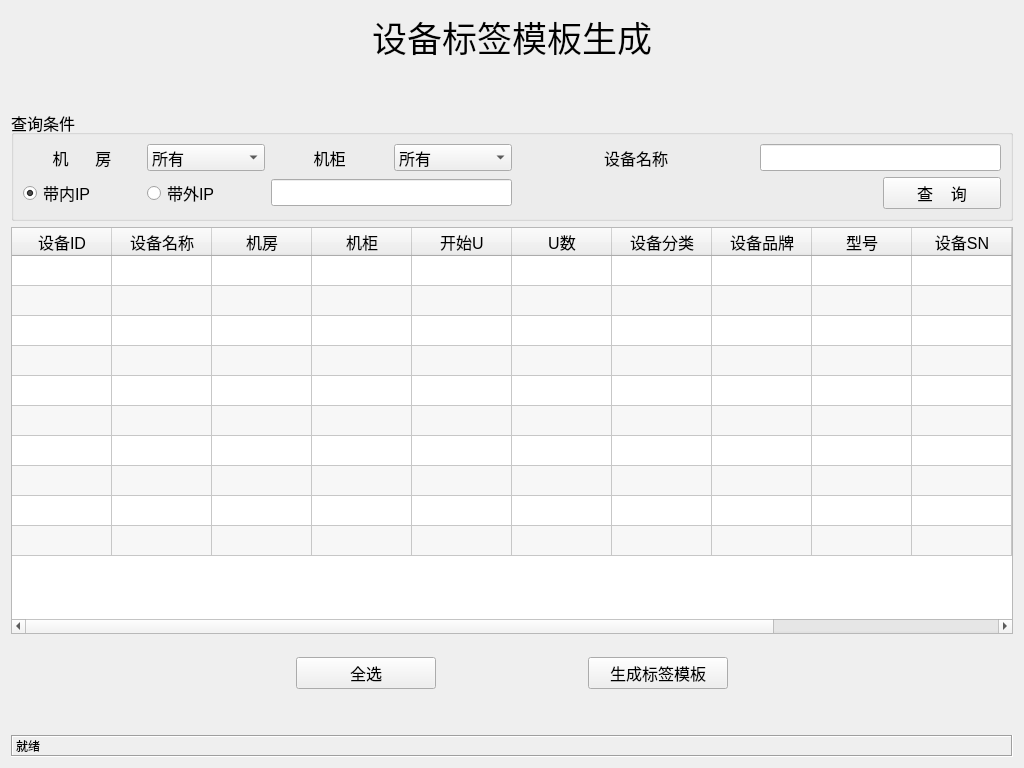
<?xml version="1.0" encoding="UTF-8"?>
<ui version="4.0">
 <class>form_create</class>
 <widget class="QWidget" name="form_create">
  <property name="geometry">
   <rect>
    <x>0</x>
    <y>0</y>
    <width>1024</width>
    <height>768</height>
   </rect>
  </property>
  <property name="windowTitle">
   <string>设备标签模板生成</string>
  </property>
  <layout class="QHBoxLayout" name="horizontalLayout_2">
   <item>
    <layout class="QGridLayout" name="gridLayout_2" rowstretch="1,1,2,10,0,1,0,0" columnstretch="2,1,1,1,2">
     <item row="1" column="1">
      <spacer name="verticalSpacer_2">
       <property name="orientation">
        <enum>Qt::Vertical</enum>
       </property>
       <property name="sizeHint" stdset="0">
        <size>
         <width>20</width>
         <height>13</height>
        </size>
       </property>
      </spacer>
     </item>
     <item row="2" column="0" colspan="5">
      <widget class="QGroupBox" name="groupBox">
       <property name="sizePolicy">
        <sizepolicy hsizetype="Preferred" vsizetype="Preferred">
         <horstretch>0</horstretch>
         <verstretch>0</verstretch>
        </sizepolicy>
       </property>
       <property name="font">
        <font>
         <pointsize>12</pointsize>
        </font>
       </property>
       <property name="styleSheet">
        <string notr="true"/>
       </property>
       <property name="title">
        <string>查询条件</string>
       </property>
       <property name="flat">
        <bool>false</bool>
       </property>
       <property name="checkable">
        <bool>false</bool>
       </property>
       <layout class="QHBoxLayout" name="horizontalLayout">
        <item>
         <layout class="QGridLayout" name="gridLayout" columnstretch="1,1,1,1,0,1,1">
          <item row="0" column="4">
           <widget class="QLabel" name="label_3">
            <property name="sizePolicy">
             <sizepolicy hsizetype="Preferred" vsizetype="Preferred">
              <horstretch>2</horstretch>
              <verstretch>0</verstretch>
             </sizepolicy>
            </property>
            <property name="text">
             <string>设备名称</string>
            </property>
            <property name="alignment">
             <set>Qt::AlignCenter</set>
            </property>
           </widget>
          </item>
          <item row="1" column="6">
           <widget class="QPushButton" name="bt_select">
            <property name="sizePolicy">
             <sizepolicy hsizetype="Minimum" vsizetype="Fixed">
              <horstretch>0</horstretch>
              <verstretch>0</verstretch>
             </sizepolicy>
            </property>
            <property name="text">
             <string>查    询</string>
            </property>
           </widget>
          </item>
          <item row="0" column="0">
           <widget class="QLabel" name="label_2">
            <property name="sizePolicy">
             <sizepolicy hsizetype="Preferred" vsizetype="Preferred">
              <horstretch>2</horstretch>
              <verstretch>0</verstretch>
             </sizepolicy>
            </property>
            <property name="text">
             <string>机      房</string>
            </property>
            <property name="alignment">
             <set>Qt::AlignCenter</set>
            </property>
           </widget>
          </item>
          <item row="0" column="1">
           <widget class="QComboBox" name="cb_room">
            <item>
             <property name="text">
              <string>所有</string>
             </property>
            </item>
           </widget>
          </item>
          <item row="1" column="2" colspan="2">
           <widget class="QLineEdit" name="mg_ip">
            <property name="sizePolicy">
             <sizepolicy hsizetype="Expanding" vsizetype="Fixed">
              <horstretch>3</horstretch>
              <verstretch>0</verstretch>
             </sizepolicy>
            </property>
           </widget>
          </item>
          <item row="1" column="1">
           <widget class="QRadioButton" name="radioButton_2">
            <property name="text">
             <string>带外IP</string>
            </property>
           </widget>
          </item>
          <item row="0" column="2">
           <widget class="QLabel" name="label_7">
            <property name="text">
             <string>机柜</string>
            </property>
            <property name="alignment">
             <set>Qt::AlignCenter</set>
            </property>
           </widget>
          </item>
          <item row="0" column="3">
           <widget class="QComboBox" name="cb_cabinet">
            <item>
             <property name="text">
              <string>所有</string>
             </property>
            </item>
           </widget>
          </item>
          <item row="1" column="0">
           <widget class="QRadioButton" name="rd_mg_ip">
            <property name="text">
             <string>带内IP</string>
            </property>
            <property name="checked">
             <bool>true</bool>
            </property>
           </widget>
          </item>
          <item row="1" column="5">
           <spacer name="horizontalSpacer_4">
            <property name="orientation">
             <enum>Qt::Horizontal</enum>
            </property>
            <property name="sizeHint" stdset="0">
             <size>
              <width>40</width>
              <height>20</height>
             </size>
            </property>
           </spacer>
          </item>
          <item row="0" column="5" colspan="2">
           <widget class="QLineEdit" name="machine_name">
            <property name="sizePolicy">
             <sizepolicy hsizetype="Expanding" vsizetype="Fixed">
              <horstretch>3</horstretch>
              <verstretch>0</verstretch>
             </sizepolicy>
            </property>
           </widget>
          </item>
         </layout>
        </item>
       </layout>
      </widget>
     </item>
     <item row="3" column="0" colspan="5">
      <widget class="QTableWidget" name="tb_display">
       <property name="font">
        <font>
         <pointsize>9</pointsize>
        </font>
       </property>
       <property name="editTriggers">
        <set>QAbstractItemView::NoEditTriggers</set>
       </property>
       <property name="alternatingRowColors">
        <bool>true</bool>
       </property>
       <property name="selectionBehavior">
        <enum>QAbstractItemView::SelectRows</enum>
       </property>
       <property name="rowCount">
        <number>10</number>
       </property>
       <property name="columnCount">
        <number>13</number>
       </property>
       <attribute name="horizontalHeaderVisible">
        <bool>true</bool>
       </attribute>
       <attribute name="horizontalHeaderCascadingSectionResizes">
        <bool>false</bool>
       </attribute>
       <attribute name="horizontalHeaderHighlightSections">
        <bool>true</bool>
       </attribute>
       <attribute name="verticalHeaderVisible">
        <bool>false</bool>
       </attribute>
       <attribute name="verticalHeaderCascadingSectionResizes">
        <bool>false</bool>
       </attribute>
       <row/>
       <row/>
       <row/>
       <row/>
       <row/>
       <row/>
       <row/>
       <row/>
       <row/>
       <row/>
       <column>
        <property name="text">
         <string>设备ID</string>
        </property>
        <property name="font">
         <font>
          <pointsize>12</pointsize>
         </font>
        </property>
       </column>
       <column>
        <property name="text">
         <string>设备名称</string>
        </property>
        <property name="font">
         <font>
          <pointsize>12</pointsize>
         </font>
        </property>
       </column>
       <column>
        <property name="text">
         <string>机房</string>
        </property>
        <property name="font">
         <font>
          <pointsize>12</pointsize>
         </font>
        </property>
       </column>
       <column>
        <property name="text">
         <string>机柜</string>
        </property>
        <property name="font">
         <font>
          <pointsize>12</pointsize>
         </font>
        </property>
       </column>
       <column>
        <property name="text">
         <string>开始U</string>
        </property>
        <property name="font">
         <font>
          <pointsize>12</pointsize>
         </font>
        </property>
       </column>
       <column>
        <property name="text">
         <string>U数</string>
        </property>
        <property name="font">
         <font>
          <pointsize>12</pointsize>
         </font>
        </property>
       </column>
       <column>
        <property name="text">
         <string>设备分类</string>
        </property>
        <property name="font">
         <font>
          <pointsize>12</pointsize>
         </font>
        </property>
       </column>
       <column>
        <property name="text">
         <string>设备品牌</string>
        </property>
        <property name="font">
         <font>
          <pointsize>12</pointsize>
         </font>
        </property>
       </column>
       <column>
        <property name="text">
         <string>型号</string>
        </property>
        <property name="font">
         <font>
          <pointsize>12</pointsize>
         </font>
        </property>
       </column>
       <column>
        <property name="text">
         <string>设备SN</string>
        </property>
        <property name="font">
         <font>
          <pointsize>12</pointsize>
         </font>
        </property>
       </column>
       <column>
        <property name="text">
         <string>设备管理员</string>
        </property>
        <property name="font">
         <font>
          <pointsize>12</pointsize>
         </font>
        </property>
       </column>
       <column>
        <property name="text">
         <string>设备带内IP</string>
        </property>
        <property name="font">
         <font>
          <pointsize>12</pointsize>
         </font>
        </property>
       </column>
       <column>
        <property name="text">
         <string>设备带外IP</string>
        </property>
        <property name="font">
         <font>
          <pointsize>12</pointsize>
         </font>
        </property>
       </column>
      </widget>
     </item>
     <item row="4" column="0" colspan="5">
      <spacer name="verticalSpacer">
       <property name="orientation">
        <enum>Qt::Vertical</enum>
       </property>
       <property name="sizeHint" stdset="0">
        <size>
         <width>538</width>
         <height>17</height>
        </size>
       </property>
      </spacer>
     </item>
     <item row="5" column="0">
      <spacer name="horizontalSpacer">
       <property name="orientation">
        <enum>Qt::Horizontal</enum>
       </property>
       <property name="sizeHint" stdset="0">
        <size>
         <width>40</width>
         <height>20</height>
        </size>
       </property>
      </spacer>
     </item>
     <item row="5" column="1">
      <widget class="QPushButton" name="bt_add_all">
       <property name="font">
        <font>
         <pointsize>12</pointsize>
        </font>
       </property>
       <property name="text">
        <string>全选</string>
       </property>
      </widget>
     </item>
     <item row="5" column="2">
      <spacer name="horizontalSpacer_5">
       <property name="orientation">
        <enum>Qt::Horizontal</enum>
       </property>
       <property name="sizeHint" stdset="0">
        <size>
         <width>40</width>
         <height>20</height>
        </size>
       </property>
      </spacer>
     </item>
     <item row="5" column="3">
      <widget class="QPushButton" name="bt_create">
       <property name="font">
        <font>
         <pointsize>12</pointsize>
        </font>
       </property>
       <property name="text">
        <string>生成标签模板</string>
       </property>
      </widget>
     </item>
     <item row="5" column="4">
      <spacer name="horizontalSpacer_3">
       <property name="orientation">
        <enum>Qt::Horizontal</enum>
       </property>
       <property name="sizeHint" stdset="0">
        <size>
         <width>40</width>
         <height>20</height>
        </size>
       </property>
      </spacer>
     </item>
     <item row="6" column="0">
      <spacer name="verticalSpacer_3">
       <property name="orientation">
        <enum>Qt::Vertical</enum>
       </property>
       <property name="sizeHint" stdset="0">
        <size>
         <width>20</width>
         <height>40</height>
        </size>
       </property>
      </spacer>
     </item>
     <item row="0" column="0" colspan="5">
      <widget class="QLabel" name="label">
       <property name="font">
        <font>
         <pointsize>26</pointsize>
        </font>
       </property>
       <property name="text">
        <string>设备标签模板生成</string>
       </property>
       <property name="alignment">
        <set>Qt::AlignCenter</set>
       </property>
      </widget>
     </item>
     <item row="7" column="0" colspan="5">
      <widget class="QLabel" name="lb_stat">
       <property name="frameShape">
        <enum>QFrame::Box</enum>
       </property>
       <property name="frameShadow">
        <enum>QFrame::Sunken</enum>
       </property>
       <property name="text">
        <string>就绪</string>
       </property>
      </widget>
     </item>
    </layout>
   </item>
  </layout>
 </widget>
 <resources/>
 <connections/>
</ui>
